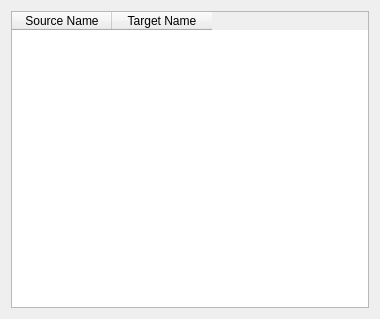
<?xml version="1.0" encoding="UTF-8"?>
<ui version="4.0">
 <class>TL4NameResolveWizardPageForm</class>
 <widget class="QWidget" name="TL4NameResolveWizardPageForm">
  <property name="geometry">
   <rect>
    <x>0</x>
    <y>0</y>
    <width>380</width>
    <height>319</height>
   </rect>
  </property>
  <property name="windowTitle">
   <string>Form</string>
  </property>
  <layout class="QGridLayout" name="gridLayout">
   <item row="0" column="0">
    <widget class="QTableWidget" name="m_nameResolveTableWidget">
     <column>
      <property name="text">
       <string>Source Name</string>
      </property>
     </column>
     <column>
      <property name="text">
       <string>Target Name</string>
      </property>
     </column>
    </widget>
   </item>
  </layout>
 </widget>
 <resources/>
 <connections/>
</ui>
